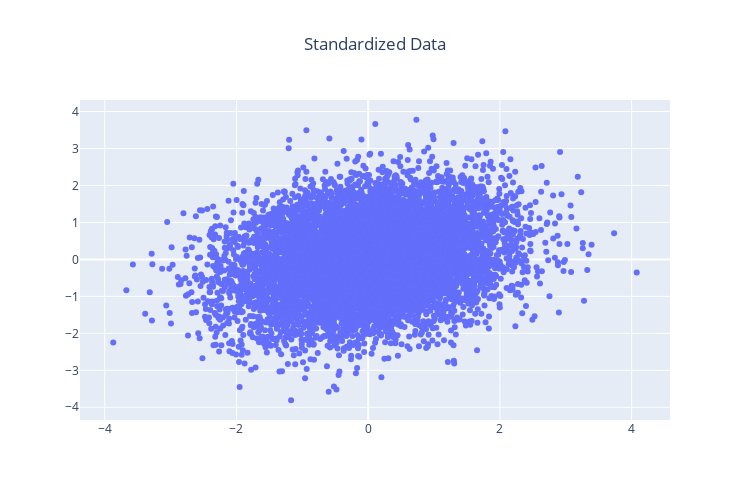

Here is the notebook cell this chart was saved with:
### Markdown cell above
Of course, the resulting data cloud is different.

### Code cell
fig = go.Figure()
fig.add_traces(go.Scatter(x=X_scaled[:,0], y=X_scaled[:,1],mode='markers'))
fig.update_layout(title='Standardized Data', title_x=0.5)
fig.update_layout(width=750, height=500, autosize=False)
iplot(fig)

### Figure 1 — Plotly figure (JSON) as saved in the notebook; plotly's stock layout.template omitted (floating-point values rounded to 4 significant figures; data arrays with more than 128 entries replaced by an {"elided": "..."} marker saying what was removed)
{"data": [{"mode": "markers", "type": "scatter", "x": {"elided": "9000 float values"}, "y": {"elided": "9000 float values"}}], "layout": {"autosize": false, "height": 500, "title": {"text": "Standardized Data", "x": 0.5}, "width": 750}}
